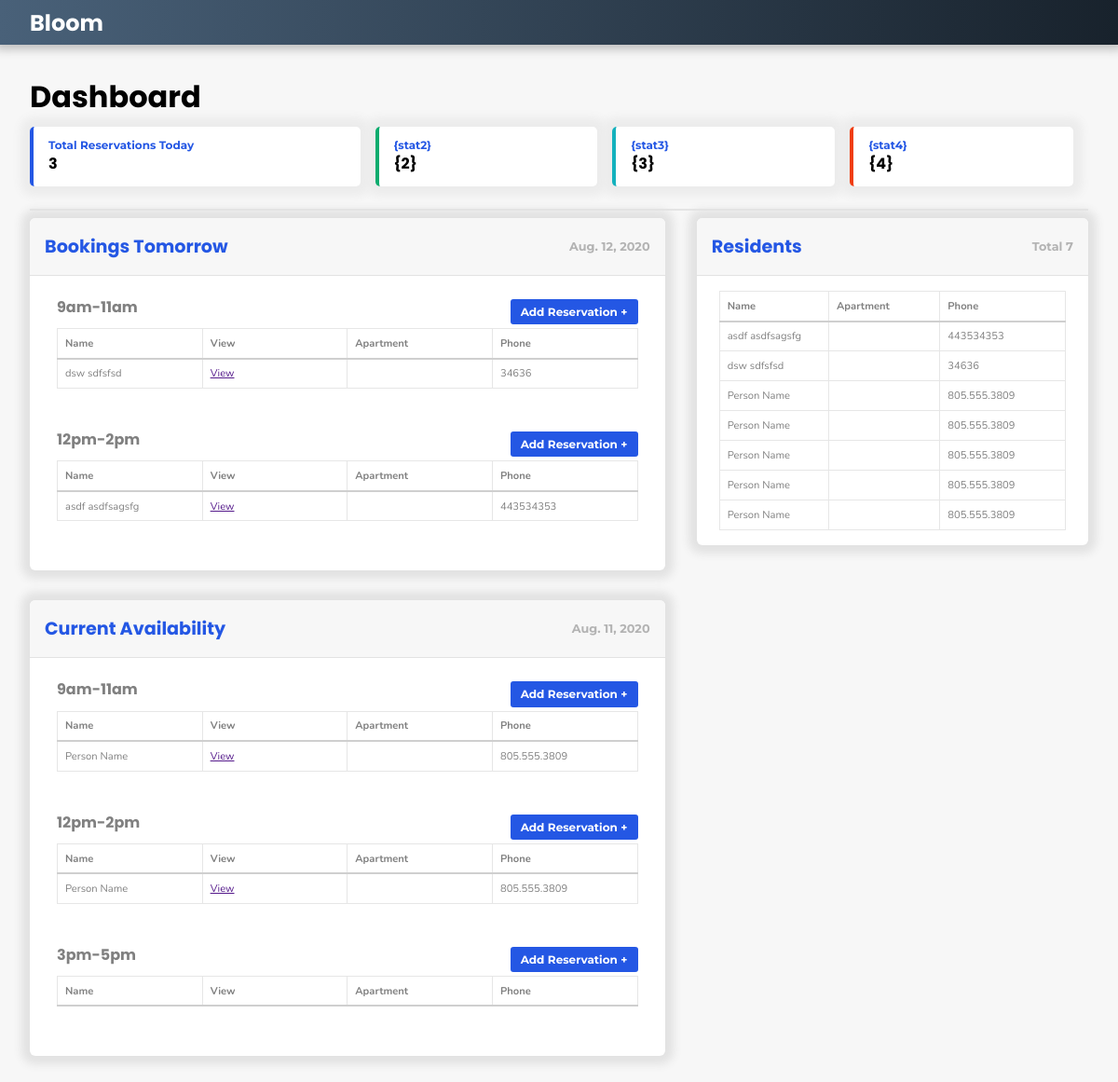
The page / on the database its author committed.
### reservations/models.py (models this page shows, shortened)
class Day(models.Model):
    today = date.today()
    tomorrow = today + timedelta(days=1)
    day = models.DateField(default=tomorrow, blank=False)
    date_created = models.DateField(default=today, blank=False)
    notes = models.TextField(max_length=2000, null=True, blank=True)
    def __str__(self):
        return "{}".format(self.day)

class TimeSlot(models.Model):
    TIMESLOTS = (
        ('9am-11am','9am-11am'),
        ('12pm-2pm','12pm-2pm'),
        ('3pm-5pm','3pm-5pm'),
    )
    time_slot = models.CharField(max_length=10, null=True, choices=TIMESLOTS, default="Choose a time window")
    day = models.ForeignKey(Day, related_name="timeslot_set", null=True, on_delete= models.CASCADE)
    capacity = models.IntegerField(blank=True, default=13, editable=False)
    def __str__(self):
        return "{} Day:{}".format(self.time_slot, self.day.__str__()[0:10])

class Reservation(models.Model):
    customer = models.ForeignKey(Customer, related_name="reservation_set", null=True, on_delete= models.CASCADE)
    timeslot = models.ForeignKey(TimeSlot, related_name="reservation_set", null=True, on_delete=models.CASCADE)
    no_show = models.BooleanField(default=False)
    date_created = models.DateTimeField(auto_now_add=True, null=True)
    notes = models.TextField(max_length=2000, null=True, blank=True)
    party_members = models.ManyToManyField(Customer, related_name="party_members", blank=True)

class Customer(models.Model):
    name = models.CharField(default='Person Name', max_length=200, null=True)
    apt = models.IntegerField(default='205', blank=False)
    phone = models.CharField(default='805.555.3809', max_length=200, null=True)
    email = models.CharField(default='someemail@gmail.com', max_length=200, null=True)
    date_created = models.DateTimeField(auto_now_add=True, null=True)
    id = models.AutoField(primary_key=True, editable=False)
    lease_members = models.ManyToManyField('self', blank=True)
    notes = models.TextField(max_length=2000, null=True, blank=True)

### reservations/views.py (the view)
# urls.py: path('', home_page),
def home_page(request):
    days = Day.objects.all()
    residents = Customer.objects.all()
    next_day = days.last()
    next_day_slots = next_day.timeslot_set.all()
    print(days)
    print(next_day_slots)
    present_day = days[0]
    present_day_slots = present_day.timeslot_set.all()
    total_days = days.count()
    page_title = "Dashboard"
    context = {'days':days, 'next_day':next_day, 'next_day_slots':next_day_slots, 'present_day':present_day, 'present_day_slots':present_day_slots, 'total_days':total_days, "residents":residents, "page_title":page_title}
    template_name = 'home.html'
    return render(request, template_name, context)

### reservations/templates/home.html (shortened to what this page needs)
{% extends "base.html" %}
{% load static %}
{% block extra_head %}
<link rel="stylesheet" type="text/css" href="{% static 'css/main/home.css' %}">
{% endblock %}
{% block content %}
<div class="section">
    <div class="card card-lg">
        <header>
            <h2>Bookings Tomorrow</h2>
            <h4>{{next_day.tomorrow}}</h4>
        </header>
        <div class="body">
            {% for slot in next_day_slots %}
            <div class="slot">
                <h3 class="name">{{slot.time_slot}}</h3>
                <button class="btn">Add Reservation +</button>
                <table class="table-slot">
                    <tr>
                        <th id="name">Name</th>
                        <th>View</th>
                        <th>Apartment</th>
                        <th>Phone</th>
                    </tr>
                    {% for reservation in slot.reservation_set.all %}
                    <tr class="data">
                        <td>{{reservation.customer.name}}</td>
                        <td><a href="">View</a></td>
                        <td>{{reservation.customer.apt_number}}</td>
                        <td>{{reservation.customer.phone}}</td>
                    </tr>
                    {% endfor %}
                </table>
            </div>
            {% endfor %}
        </div>
    </div>
    <div class="card card-md">
        <header>
            <h2>Residents</h2>
            <h4>Total {{residents.count}}</h4>
        </header>
        <div class="body">
            <table class="table-resident">
                <tr>
                    <th id="name">Name</th>
                    <th>Apartment</th>
                    <th>Phone</th>
                </tr>
                {% for residents in residents %}
                <tr class="data">
                    <a href="">
                        <td>{{residents.name}}</td>
                        <td>{{residents.apt_number}}</td>
                        <td>{{residents.phone}}</td>
                    </a>
                </tr>
                {% endfor %}
            </table>
        </div>
    </div>
    <div class="card card-lg">
        <header>
            <h2>Current Availability</h2>
            <h4>{{present_day.today}}</h4>
        </header>
        <div class="body">
            {% for slot in present_day_slots %}
            <div class="slot">
                <h3 class="name">{{slot.time_slot}}</h3>
                <button class="btn">Add Reservation +</button>
                <table class="table-slot">
                    <tr>
                        <th id="name">Name</th>
                        <th>View</th>
                        <th>Apartment</th>
                        <th>Phone</th>
                    </tr>
                    {% for reservation in slot.reservation_set.all %}
                    <tr class="data">
                        <td>{{reservation.customer.name}}</td>
                        <td><a href="">View</a></td>
                        <td>{{reservation.customer.apt_number}}</td>
                        <td>{{reservation.customer.phone}}</td>
                    </tr>
                    {% endfor %}
                </table>
            </div>
            {% endfor %}
        </div>
    </div>
</div>
{% endblock %}

### static/css/main/base.css (style rules this page uses)
.btn { -webkit-box-sizing: border-box; box-sizing: border-box; height: 1.7rem; display: -webkit-box; display: -ms-flexbox; display: flex; -webkit-box-pack: center; -ms-flex-pack: center; justify-content: center; -webkit-box-align: center; -ms-flex-align: center; align-items: center; font-size: 12px; font-family: "Montserrat", sans-serif; font-weight: 700; color: white; overflow: hidden; padding: 0 0.7rem 0 0.7rem; margin: 4px 0 4px 0; border-radius: 3px; border: none; background: #2457e4; }
table { width: 100%; border: solid #cfcfcf 1px; border-collapse: collapse; color: #424242; overflow: hidden; }
table th, table td { height: 2rem; width: 16%; font-family: 'Nunito', sans-serif; font-size: 0.7rem; color: grey; text-align: left; padding: 0 0 0 8px; border: solid #e6e6e6 1px; }
table th { border-bottom: solid #cfcfcf 2px; font-weight: 700; }
* { -webkit-box-sizing: border-box; box-sizing: border-box; margin: 0; }
body { height: -webkit-fit-content; height: -moz-fit-content; height: fit-content; margin: 0; -webkit-box-align: center; -ms-flex-align: center; align-items: center; background: #f7f7f7; }
.section { position: relative; width: 100%; height: -webkit-fit-content; height: -moz-fit-content; height: fit-content; min-height: 2rem; display: -webkit-box; display: -ms-flexbox; display: flex; -webkit-box-pack: justify; -ms-flex-pack: justify; justify-content: space-between; -webkit-box-align: start; -ms-flex-align: start; align-items: flex-start; -ms-flex-line-pack: start; align-content: flex-start; -ms-flex-wrap: wrap; flex-wrap: wrap; padding: 0.5rem 0 0.5rem 0; }
.card { height: fit -webkit-fit-content; height: fit -moz-fit-content; height: fit fit-content; min-height: 2rem; position: relative; background: white; -webkit-box-shadow: #e2e2e2 0 0 10px 9px; box-shadow: #e2e2e2 0 0 10px 9px; border-radius: 6px; overflow: hidden; margin-bottom: 2rem; }
.card header { display: -webkit-box; display: -ms-flexbox; display: flex; -webkit-box-align: center; -ms-flex-align: center; align-items: center; -webkit-box-pack: justify; -ms-flex-pack: justify; justify-content: space-between; padding: 1rem; border-bottom: solid #e2e2e2 1px; background: #f7f7f7; }
.card header h2 { font-size: 1.2rem; font-family: "Poppins", sans-serif; color: #2457e4; margin-right: 2rem; }
.card header h4 { font-size: 0.8rem; font-family: "Montserrat", sans-serif; color: #b3b3b3; }
.card .body { display: -webkit-box; display: -ms-flexbox; display: flex; -webkit-box-pack: start; -ms-flex-pack: start; justify-content: flex-start; -webkit-box-align: start; -ms-flex-align: start; align-items: flex-start; -ms-flex-wrap: wrap; flex-wrap: wrap; padding: 1rem 1.5rem 1rem 1.5rem; }
.card-lg { width: 60%; }
.card-md { width: 37%; }

### static/css/main/home.css (style rules this page uses)
.btn { -webkit-box-sizing: border-box; box-sizing: border-box; height: 1.7rem; display: -webkit-box; display: -ms-flexbox; display: flex; -webkit-box-pack: center; -ms-flex-pack: center; justify-content: center; -webkit-box-align: center; -ms-flex-align: center; align-items: center; font-size: 12px; font-family: "Montserrat", sans-serif; font-weight: 700; color: white; overflow: hidden; padding: 0 0.7rem 0 0.7rem; margin: 4px 0 4px 0; border-radius: 3px; border: none; background: #2457e4; }
table { width: 100%; border: solid #cfcfcf 1px; border-collapse: collapse; color: #424242; overflow: hidden; }
table th, table td { height: 2rem; width: 16%; font-family: 'Nunito', sans-serif; font-size: 0.7rem; color: grey; text-align: left; padding: 0 0 0 8px; border: solid #e6e6e6 1px; }
table th { border-bottom: solid #cfcfcf 2px; font-weight: 700; }
.slot { width: 100%; display: -webkit-box; display: -ms-flexbox; display: flex; -ms-flex-wrap: wrap; flex-wrap: wrap; -webkit-box-pack: justify; -ms-flex-pack: justify; justify-content: space-between; padding: 5px; border-radius: 8px; margin-bottom: 2rem; }
.slot .name { font-family: "Poppins", sans-serif; font-size: 1rem; margin-bottom: 0.5rem; text-align: left; text-transform: lowercase; color: grey; margin: 0; }

### rows shown on the page
Day: tomorrow "Aug. 12, 2020"
TimeSlot: time_slot "9am-11am"
Reservation: customer.name "dsw sdfsfsd", customer.phone "34636"
TimeSlot: time_slot "12pm-2pm"
Reservation: customer.name "asdf asdfsagsfg", customer.phone "443534353"
Customer: name "asdf asdfsagsfg", phone "443534353"
Customer: name "dsw sdfsfsd", phone "34636"
Customer: name "Person Name", phone "805.555.3809"
Customer: name "Person Name", phone "805.555.3809"
Customer: name "Person Name", phone "805.555.3809"
Customer: name "Person Name", phone "805.555.3809"
Customer: name "Person Name", phone "805.555.3809"
Day: today "Aug. 11, 2020"
TimeSlot: time_slot "9am-11am"
Reservation: customer.name "Person Name", customer.phone "805.555.3809"
TimeSlot: time_slot "12pm-2pm"
Reservation: customer.name "Person Name", customer.phone "805.555.3809"
TimeSlot: time_slot "3pm-5pm"

### other values the page prints
{{ page_title }} "Dashboard"
{{ residents.count }} "7"
